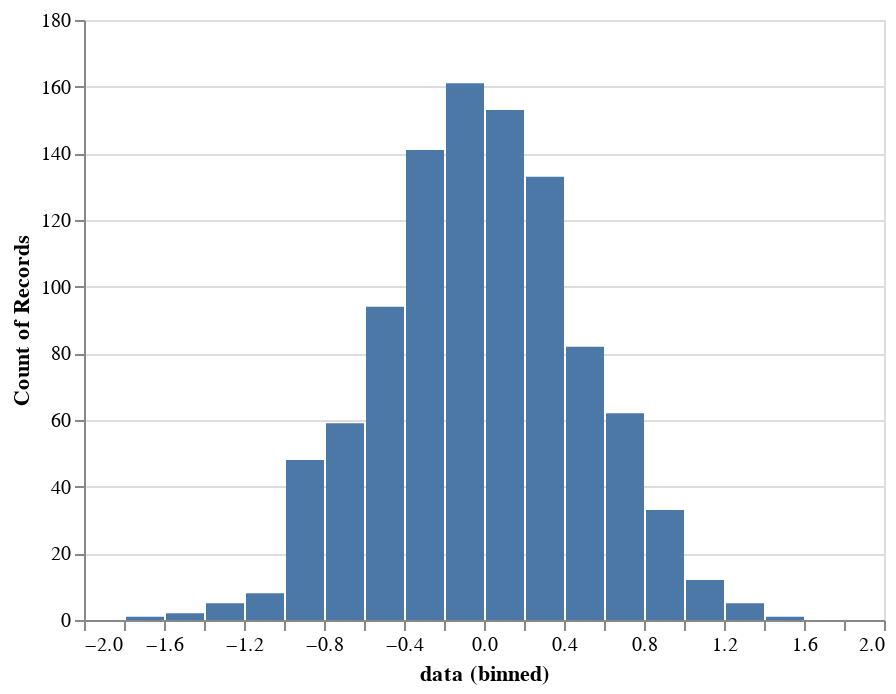

Write notebook code for a chart like this one.
### Markdown cell above
2. Decouple data transformations from plotting
 - use data processed by ```numpy```
 - ```bokeh``` mostly follows this "decoupling" approach

### Code cell
alt_src1 = pd.DataFrame({'data': dhist.data})
alt1 = alt.Chart(alt_src1).mark_bar().encode(
    alt.X('data:Q', bin=alt.Bin(extent=[-2,2],
                                maxbins=dhist.nbins)),
    y='count()',
)
alt1

### Figure 1 — Vega-Lite specification as saved in the notebook (floating-point values rounded to 4 significant figures; data arrays with more than 128 entries replaced by an {"elided": "..."} marker saying what was removed)
{"config": {"view": {"continuousWidth": 400, "continuousHeight": 300}}, "data": {"name": "data-f1826a7782d53cff2e7f200ee1519ae4"}, "mark": "bar", "encoding": {"x": {"type": "quantitative", "bin": {"extent": [-2, 2], "maxbins": 35}, "field": "data"}, "y": {"type": "quantitative", "aggregate": "count"}}, "$schema": "https://vega.github.io/schema/vega-lite/v4.8.1.json", "datasets": {"data-f1826a7782d53cff2e7f200ee1519ae4": {"elided": "1000 records"}}}
